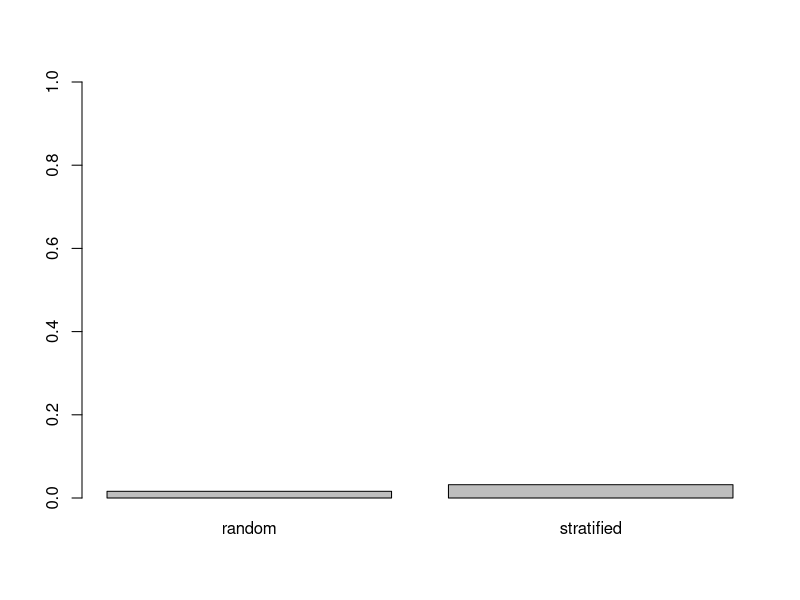
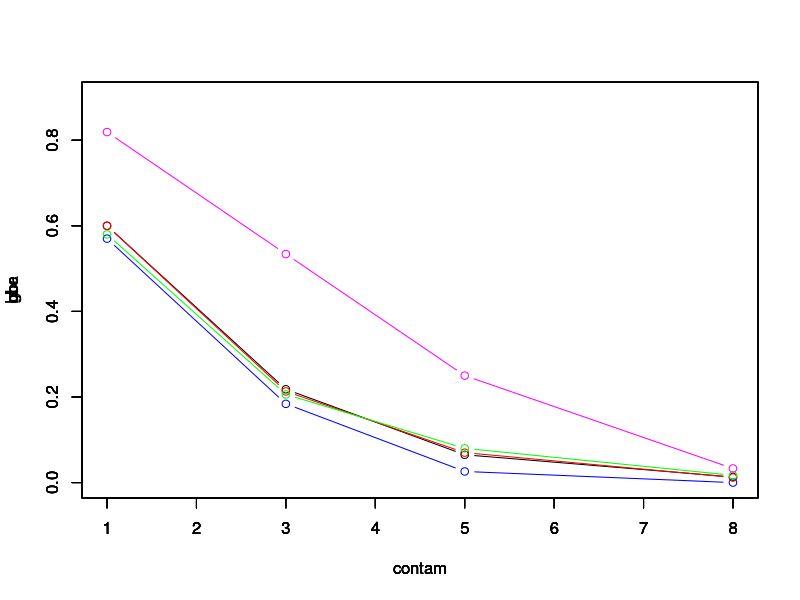
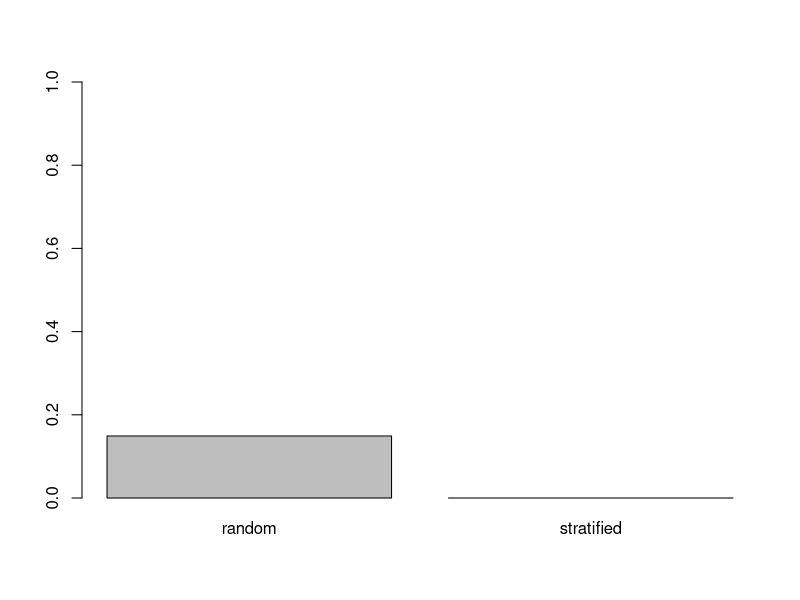

Write the R code that produced these figures, in order.
#can you go worse than random when you create a misinformed sampling scheme?

# bins of sampling units, 1% contamination in all bins
good<-99
bad<-1
# bins of sampling units, 3% contamination in all bins
good<-97
bad<-3
# bins of sampling units, 5% contamination in all bins
good<-95
bad<-5
# bins of sampling units, 8% contamination in all bins
good<-92
bad<-8

A1<-c(rep(1, times=(bad)), rep(0, times=(good)))
A2<-c(rep(1, times=(bad)), rep(0, times=(good)))
A3<-c(rep(1, times=(bad)), rep(0, times=(good)))
A4<-c(rep(1, times=(bad)), rep(0, times=(good)))
A5<-c(rep(1, times=(bad)), rep(0, times=(good)))
A6<-c(rep(1, times=(bad)), rep(0, times=(good)))
A7<-c(rep(1, times=(bad)), rep(0, times=(good)))
A8<-c(rep(1, times=(bad)), rep(0, times=(good)))
A9<-c(rep(1, times=(bad)), rep(0, times=(good)))
A10<-c(rep(1, times=(bad)), rep(0, times=(good)))



# bins of sampling units, 1% contamination, all in bin #10
good<-100
bad<-0
good10<-90
bad10<-10

# bins of sampling units, 3% contamination, all in bin #10
good<-100
bad<-0
good10<-70
bad10<-30

# bins of sampling units, 5% contamination, all in bin #10 
good<-100
bad<-0
good10<-50
bad10<-50

# bins of sampling units, 8% contamination, all in bin #10 
good<-100
bad<-0
good10<-20
bad10<-80


A1<-c(rep(1, times=(bad)), rep(0, times=(good)))
A2<-c(rep(1, times=(bad)), rep(0, times=(good)))
A3<-c(rep(1, times=(bad)), rep(0, times=(good)))
A4<-c(rep(1, times=(bad)), rep(0, times=(good)))
A5<-c(rep(1, times=(bad)), rep(0, times=(good)))
A6<-c(rep(1, times=(bad)), rep(0, times=(good)))
A7<-c(rep(1, times=(bad)), rep(0, times=(good)))
A8<-c(rep(1, times=(bad)), rep(0, times=(good)))
A9<-c(rep(1, times=(bad)), rep(0, times=(good)))
A10<-c(rep(1, times=(bad10)), rep(0, times=(good10)))


#zero out variables

resultbins<-0
negative<-0
positive<-0
j<-5 #samples per bin, this is the sampling plan

for (i in 1:1000) { # loop through trials of each sampling strategy  
    b<-vector(mode="numeric", length=0)
    b<-append(b, sample(A1,(j)))
    b<-append(b, sample(A2,(j)))
    b<-append(b, sample(A3,(j)))
    b<-append(b, sample(A4,(j)))
    b<-append(b, sample(A5,(j)))
    b<-append(b, sample(A6,(j)))
    b<-append(b, sample(A7,(j)))
    b<-append(b, sample(A8,(j)))
    b<-append(b, sample(A9,(8))) #in bad decision oversample this one
    b<-append(b, sample(A10,(2))) #in bad decision undersample this one
    
if (sum(b)==0) {
      negative<-negative+1
    }
    
    else {
      positive<-positive+1
    } 
    
  }
  
resultbins<-(negative/(positive+negative))


# or for random sampling
a<-c(A1, A2, A3, A4, A5, A6, A7, A8, A9, A10)
j<-50 #10 times the non-random "j", or any other sampling strategy

resultrandom<-0
negative<-0
positive<-0

for (i in 1:10000) { # loop through trials of each sampling strategy  
  b<-vector(mode="numeric", length=0)
  b<-sample(a,(j))

  if (sum(b)==0) {
    negative<-negative+1
  }

  else {
    positive<-positive+1
  } 

}

resultrandom<-(negative/(positive+negative)) 

print(resultbins)
print(resultrandom) 

data<-c(resultrandom,resultbins)
names<-c("random","stratified" )
barplot(data, ylim=c(0,1), names.arg=(names))


#data summary

gbe<-c(0.6, 0.218, 0.065, 0.013) #good decision, bins, even
gba<-c(0.57, 0.184, 0.026, 0) #good decision, bins, all in 10
gbr<-c(0.6, 0.213, 0.07, 0.012) #good decision, bins, random
bbe<-c(0.58, 0.206, 0.08, 0.017) #bad decision, bins even
bba<-c(0.819, 0.534, 0.25, 0.033) #bad decision, bins, all in 10
contam<-c(1, 3, 5, 8) #x axis

plot(contam,gbe, type="b", ylim=c(0,0.9))
par(new=TRUE)
plot(contam,gba, type="b", ylim=c(0,0.9), col="blue")
par(new=TRUE)
plot(contam,gbr, type="b", ylim=c(0,0.9), col="red")
par(new=TRUE)
plot(contam,bbe, type="b", ylim=c(0,0.9), col="green")
par(new=TRUE)
plot(contam,bba, type="b", ylim=c(0,0.9), col="magenta")


#now to the SeaFrost example
# bad ship 1% contamination
A1<-c(rep(1, times=42), rep(0, times=4116))
A2<-c(rep(1, times=41), rep(0, times=4075))
A3<-c(rep(1, times=41), rep(0, times=4075))
A4<-c(rep(1, times=37), rep(0, times=3660))
A5<-c(rep(1, times=36), rep(0, times=3534))
A6<-c(rep(1, times=30), rep(0, times=2994))
A7<-c(rep(1, times=16), rep(0, times=1580))
A8<-c(rep(1, times=34), rep(0, times=3368))
A9<-c(rep(1, times=30), rep(0, times=2994))
A10<-c(rep(1, times=28), rep(0, times=2744))

# Bad day 1% contamination
A1<-c(rep(1, times=334), rep(0, times=3824))
A2<-c(rep(1, times=0), rep(0, times=4116))
A3<-c(rep(1, times=0), rep(0, times=4116))
A4<-c(rep(1, times=0), rep(0, times=3696))
A5<-c(rep(1, times=0), rep(0, times=3570))
A6<-c(rep(1, times=0), rep(0, times=3024))
A7<-c(rep(1, times=0), rep(0, times=1596))
A8<-c(rep(1, times=0), rep(0, times=3402))
A9<-c(rep(1, times=0), rep(0, times=3024))
A10<-c(rep(1, times=0), rep(0, times=2772))

# bad ship 5% contamination
A1<-c(rep(1, times=208), rep(0, times=3950))
A2<-c(rep(1, times=206), rep(0, times=3910))
A3<-c(rep(1, times=206), rep(0, times=3910))
A4<-c(rep(1, times=185), rep(0, times=3511))
A5<-c(rep(1, times=179), rep(0, times=3391))
A6<-c(rep(1, times=151), rep(0, times=2873))
A7<-c(rep(1, times=80), rep(0, times=1516))
A8<-c(rep(1, times=170), rep(0, times=3232))
A9<-c(rep(1, times=151), rep(0, times=2872))
A10<-c(rep(1, times=139), rep(0, times=2633))

# Bad day 5% contamination
A1<-c(rep(1, times=1674), rep(0, times=2484))
A2<-c(rep(1, times=0), rep(0, times=4116))
A3<-c(rep(1, times=0), rep(0, times=4116))
A4<-c(rep(1, times=0), rep(0, times=3696))
A5<-c(rep(1, times=0), rep(0, times=3570))
A6<-c(rep(1, times=0), rep(0, times=3024))
A7<-c(rep(1, times=0), rep(0, times=1596))
A8<-c(rep(1, times=0), rep(0, times=3402))
A9<-c(rep(1, times=0), rep(0, times=3024))
A10<-c(rep(1, times=0), rep(0, times=2772))

# bad ship 10% contamination
A1<-c(rep(1, times=416), rep(0, times=3742))
A2<-c(rep(1, times=412), rep(0, times=3704))
A3<-c(rep(1, times=412), rep(0, times=3704))
A4<-c(rep(1, times=370), rep(0, times=3326))
A5<-c(rep(1, times=357), rep(0, times=3213))
A6<-c(rep(1, times=302), rep(0, times=2722))
A7<-c(rep(1, times=160), rep(0, times=1436))
A8<-c(rep(1, times=340), rep(0, times=3062))
A9<-c(rep(1, times=302), rep(0, times=2722))
A10<-c(rep(1, times=277), rep(0, times=2495))

# Bad day 10% contamination
A1<-c(rep(1, times=3347), rep(0, times=811))
A2<-c(rep(1, times=0), rep(0, times=4116))
A3<-c(rep(1, times=0), rep(0, times=4116))
A4<-c(rep(1, times=0), rep(0, times=3696))
A5<-c(rep(1, times=0), rep(0, times=3570))
A6<-c(rep(1, times=0), rep(0, times=3024))
A7<-c(rep(1, times=0), rep(0, times=1596))
A8<-c(rep(1, times=0), rep(0, times=3402))
A9<-c(rep(1, times=0), rep(0, times=3024))
A10<-c(rep(1, times=0), rep(0, times=2772))

# overall 20% contamination.....now all A1 would be contaminated so there is no point doing scenarios

a<-c(rep(1, times=6695), rep(0, times=26779))

# sampling scheme for DWPE and surveillance

resultrandom<-0
resultbins<-0

b<-vector(mode="numeric", length=0)
sampling<-vector(mode="numeric", length=0)

#make sure the counters are zeroed in the right place....
negative<-0
positive<-0

for (i in 1:1000) { # loop through trials of sampling strategy  
  
#stratified DWPE sampling  
#  b<-append(b, sample(A1,(18)))
#  b<-append(b, sample(A2,(18)))
#  b<-append(b, sample(A3,(18)))
#  b<-append(b, sample(A4,(18)))
#  b<-append(b, sample(A5,(8)))
#  b<-append(b, sample(A6,(7)))
#  b<-append(b, sample(A7,(3)))
#  b<-append(b, sample(A8,(7)))
#  b<-append(b, sample(A9,(6)))
#  b<-append(b, sample(A10,(5)))
 
#stratified but not weighed by the size of the product code  
#  b<-append(b, sample(A1,(10)))
#  b<-append(b, sample(A2,(10)))
#  b<-append(b, sample(A3,(10)))
#  b<-append(b, sample(A4,(10)))
#  b<-append(b, sample(A5,(10)))
#  b<-append(b, sample(A6,(10)))
#  b<-append(b, sample(A7,(10)))
#  b<-append(b, sample(A8,(10)))
#  b<-append(b, sample(A9,(10)))
#  b<-append(b, sample(A10,(10)))

#stratified surveillance sampling
  b<-append(b, sample(A1,(2)))
  b<-append(b, sample(A2,(2)))
  b<-append(b, sample(A3,(2)))
  b<-append(b, sample(A4,(2)))
  b<-append(b, sample(A5,(2)))
  b<-append(b, sample(A6,(2)))
  b<-append(b, sample(A7,(1)))
  b<-append(b, sample(A8,(2)))
  b<-append(b, sample(A9,(2)))
  b<-append(b, sample(A10,(1)))

  
  if (sum(b)==0) {
    negative<-negative+1
  }
  
  else {
    positive<-positive+1
  } 
  
}

resultbins<-negative/(positive+negative) 

# or for random sampling
a<-c(A1, A2, A3, A4, A5, A6, A7, A8, A9, A10)

negative<-0
positive<-0

for (i in 1:10000) { # loop through trials of surveillance sampling strategy  
  b<-vector(mode="numeric", length=0)
  b<-sample(a,(18)) #this is the sampling strategy
  
  if (sum(b)==0) {
    negative<-negative+1
  }
  
  else {
    positive<-positive+1
  } 
  
}

resultrandom<-(negative/(positive+negative)) 

print(resultbins)
print(resultrandom) 

data<-c(resultrandom,resultbins)
names<-c("random","stratified" )
barplot(data, ylim=c(0,1), names.arg=(names))
